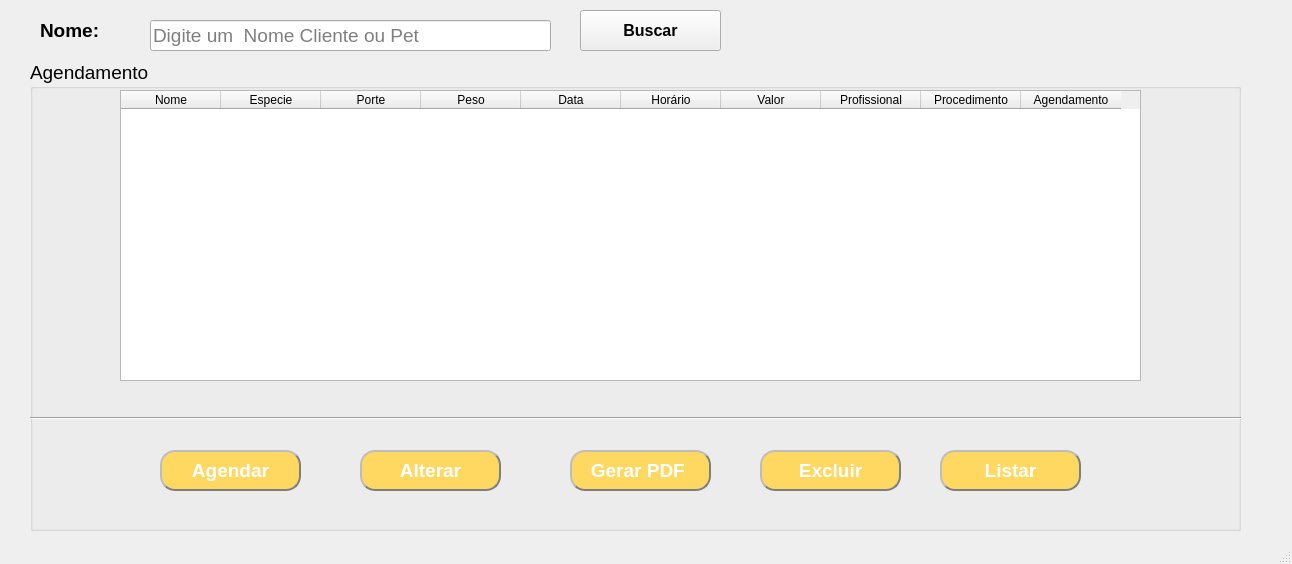
<?xml version="1.0" encoding="UTF-8"?>
<ui version="4.0">
 <class>MainWindow</class>
 <widget class="QMainWindow" name="MainWindow">
  <property name="geometry">
   <rect>
    <x>0</x>
    <y>0</y>
    <width>1292</width>
    <height>564</height>
   </rect>
  </property>
  <property name="minimumSize">
   <size>
    <width>1292</width>
    <height>564</height>
   </size>
  </property>
  <property name="maximumSize">
   <size>
    <width>1292</width>
    <height>564</height>
   </size>
  </property>
  <property name="windowTitle">
   <string>AGENDAMENTOS - LISTAR - VISUALIZAR - EXCLUIR</string>
  </property>
  <widget class="QWidget" name="centralwidget">
   <widget class="QGroupBox" name="groupBox">
    <property name="geometry">
     <rect>
      <x>30</x>
      <y>60</y>
      <width>1211</width>
      <height>471</height>
     </rect>
    </property>
    <property name="font">
     <font>
      <pointsize>14</pointsize>
     </font>
    </property>
    <property name="title">
     <string>Agendamento</string>
    </property>
    <widget class="Line" name="line">
     <property name="geometry">
      <rect>
       <x>0</x>
       <y>350</y>
       <width>1481</width>
       <height>16</height>
      </rect>
     </property>
     <property name="orientation">
      <enum>Qt::Horizontal</enum>
     </property>
    </widget>
    <widget class="QTableWidget" name="tabelaAgendamento">
     <property name="geometry">
      <rect>
       <x>90</x>
       <y>30</y>
       <width>1021</width>
       <height>291</height>
      </rect>
     </property>
     <property name="font">
      <font>
       <pointsize>9</pointsize>
      </font>
     </property>
     <column>
      <property name="text">
       <string>Nome</string>
      </property>
     </column>
     <column>
      <property name="text">
       <string>Especie</string>
      </property>
     </column>
     <column>
      <property name="text">
       <string>Porte</string>
      </property>
     </column>
     <column>
      <property name="text">
       <string>Peso</string>
      </property>
     </column>
     <column>
      <property name="text">
       <string>Data</string>
      </property>
     </column>
     <column>
      <property name="text">
       <string>Horário</string>
      </property>
     </column>
     <column>
      <property name="text">
       <string>Valor</string>
      </property>
     </column>
     <column>
      <property name="text">
       <string>Profissional</string>
      </property>
     </column>
     <column>
      <property name="text">
       <string>Procedimento</string>
      </property>
     </column>
     <column>
      <property name="text">
       <string>Agendamento</string>
      </property>
     </column>
    </widget>
    <widget class="QPushButton" name="btnExcluirAgendamento">
     <property name="geometry">
      <rect>
       <x>730</x>
       <y>390</y>
       <width>141</width>
       <height>41</height>
      </rect>
     </property>
     <property name="font">
      <font>
       <pointsize>14</pointsize>
       <weight>75</weight>
       <bold>true</bold>
      </font>
     </property>
     <property name="styleSheet">
      <string notr="true">color: rgb(255, 255, 255);
background-color: rgb(255, 216, 98);
border-style: outset;
border-width: 2px;
border-radius: 15px; 
border-color: rgb(126, 126, 126);</string>
     </property>
     <property name="text">
      <string>Excluir</string>
     </property>
    </widget>
    <widget class="QPushButton" name="btnAgendar">
     <property name="geometry">
      <rect>
       <x>130</x>
       <y>390</y>
       <width>141</width>
       <height>41</height>
      </rect>
     </property>
     <property name="font">
      <font>
       <pointsize>14</pointsize>
       <weight>75</weight>
       <bold>true</bold>
      </font>
     </property>
     <property name="styleSheet">
      <string notr="true">color: rgb(255, 255, 255);
background-color: rgb(255, 216, 98);
border-style: outset;
border-width: 2px;
border-radius: 15px; 
border-color: rgb(126, 126, 126);</string>
     </property>
     <property name="text">
      <string>Agendar</string>
     </property>
    </widget>
    <widget class="QPushButton" name="btnListarAgendamento">
     <property name="geometry">
      <rect>
       <x>910</x>
       <y>390</y>
       <width>141</width>
       <height>41</height>
      </rect>
     </property>
     <property name="font">
      <font>
       <pointsize>14</pointsize>
       <weight>75</weight>
       <bold>true</bold>
      </font>
     </property>
     <property name="styleSheet">
      <string notr="true">color: rgb(255, 255, 255);
background-color: rgb(255, 216, 98);
border-style: outset;
border-width: 2px;
border-radius: 15px; 
border-color: rgb(126, 126, 126);</string>
     </property>
     <property name="text">
      <string>Listar</string>
     </property>
    </widget>
    <widget class="QPushButton" name="btnGerarPdfAgendamento">
     <property name="geometry">
      <rect>
       <x>540</x>
       <y>390</y>
       <width>141</width>
       <height>41</height>
      </rect>
     </property>
     <property name="font">
      <font>
       <pointsize>14</pointsize>
       <weight>75</weight>
       <bold>true</bold>
      </font>
     </property>
     <property name="styleSheet">
      <string notr="true">color: rgb(255, 255, 255);
background-color: rgb(255, 216, 98);
border-style: outset;
border-width: 2px;
border-radius: 15px; 
border-color: rgb(126, 126, 126);</string>
     </property>
     <property name="text">
      <string>Gerar PDF </string>
     </property>
    </widget>
    <widget class="QPushButton" name="btnAlterarAgendamento">
     <property name="geometry">
      <rect>
       <x>330</x>
       <y>390</y>
       <width>141</width>
       <height>41</height>
      </rect>
     </property>
     <property name="font">
      <font>
       <pointsize>14</pointsize>
       <weight>75</weight>
       <bold>true</bold>
      </font>
     </property>
     <property name="styleSheet">
      <string notr="true">color: rgb(255, 255, 255);
background-color: rgb(255, 216, 98);
border-style: outset;
border-width: 2px;
border-radius: 15px; 
border-color: rgb(126, 126, 126);</string>
     </property>
     <property name="text">
      <string>Alterar</string>
     </property>
    </widget>
   </widget>
   <widget class="QLineEdit" name="txtBuscarAgendamento">
    <property name="geometry">
     <rect>
      <x>150</x>
      <y>20</y>
      <width>401</width>
      <height>31</height>
     </rect>
    </property>
    <property name="font">
     <font>
      <pointsize>14</pointsize>
     </font>
    </property>
    <property name="placeholderText">
     <string>Digite um  Nome Cliente ou Pet</string>
    </property>
   </widget>
   <widget class="QLabel" name="label">
    <property name="geometry">
     <rect>
      <x>40</x>
      <y>20</y>
      <width>71</width>
      <height>21</height>
     </rect>
    </property>
    <property name="font">
     <font>
      <pointsize>14</pointsize>
      <weight>75</weight>
      <bold>true</bold>
     </font>
    </property>
    <property name="text">
     <string>Nome:</string>
    </property>
   </widget>
   <widget class="QPushButton" name="btnConsultar">
    <property name="geometry">
     <rect>
      <x>580</x>
      <y>10</y>
      <width>141</width>
      <height>41</height>
     </rect>
    </property>
    <property name="font">
     <font>
      <pointsize>12</pointsize>
      <weight>75</weight>
      <bold>true</bold>
     </font>
    </property>
    <property name="styleSheet">
     <string notr="true"/>
    </property>
    <property name="text">
     <string>Buscar</string>
    </property>
   </widget>
  </widget>
  <widget class="QStatusBar" name="statusbar"/>
 </widget>
 <tabstops>
  <tabstop>txtBuscarAgendamento</tabstop>
  <tabstop>btnConsultar</tabstop>
  <tabstop>tabelaAgendamento</tabstop>
 </tabstops>
 <resources/>
 <connections/>
</ui>
